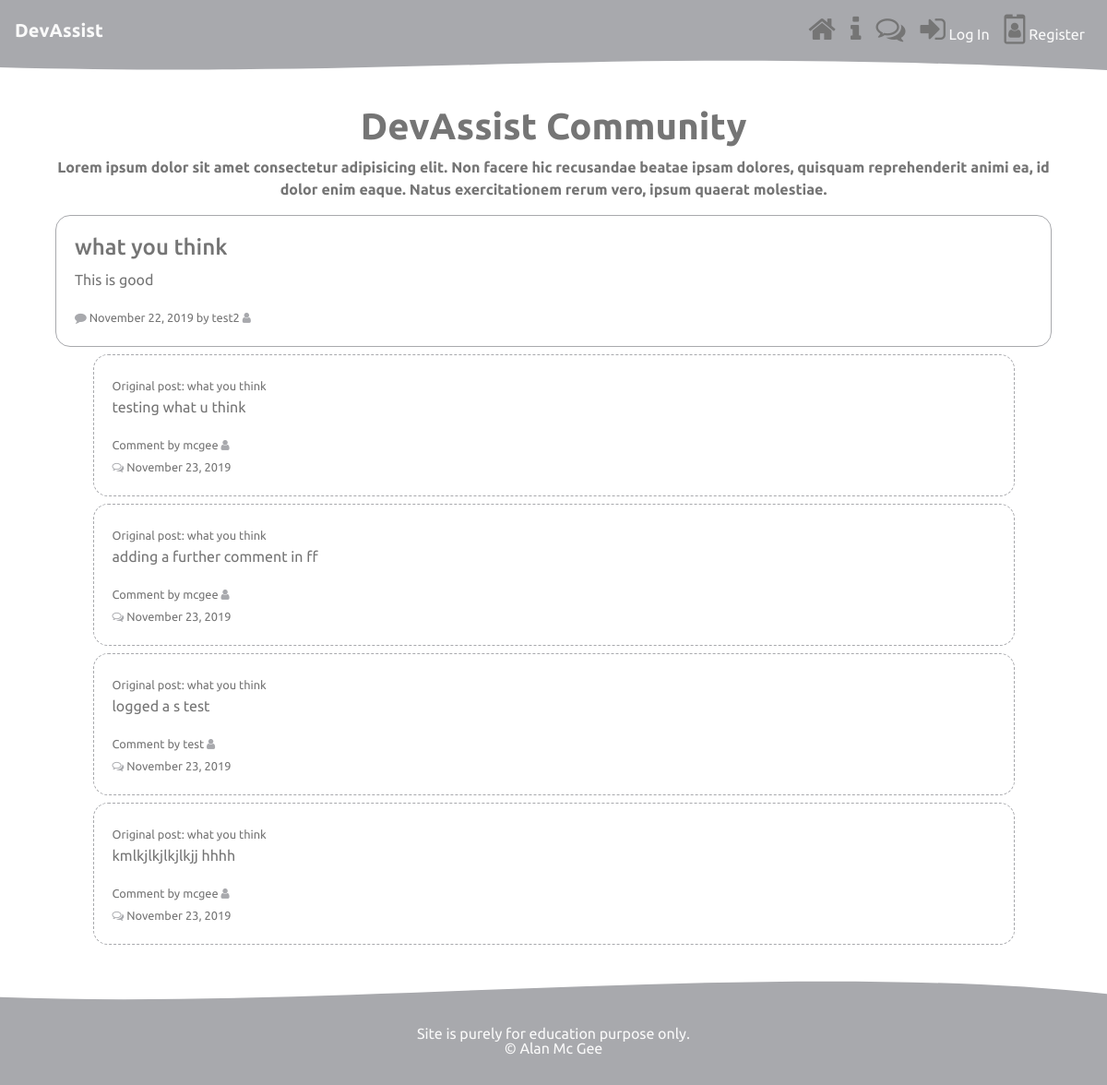
Page /community/query/16/ on the committed database.
### forum/models.py (models this page shows, shortened)
class Post(models.Model):
    title = models.CharField(max_length=100)
    content = models.TextField()
    date_posted = models.DateTimeField(default=timezone.now)
    author = models.ForeignKey(User, null=True, on_delete=models.CASCADE) # cascade -  when user is deleted remove all posts
    class Meta:
        ordering = ("-date_posted", )
    def __str__(self):
        return self.title # will return the title in the shell view

class Comment(models.Model):
    title = models.CharField(max_length=100, default=1)
    content = models.TextField(max_length=1500, null=True)
    date_posted = models.DateTimeField(default=timezone.now)
    query = models.ForeignKey(Post, null=True, on_delete=models.CASCADE)
    comment_by = models.ForeignKey(User, on_delete=models.CASCADE)
    comment_date = models.DateTimeField(auto_now_add=True)

### forum/views.py (the view, shortened to what this page needs)
# urls.py: path('query/<int:pk>/', views.query_detail, name='post-detail'),
def query_detail(request, pk):
    query_detail = get_object_or_404(Post, pk=pk)
    user = request.user
    comment_form = CommentForm()
    comments = Comment.objects.filter(query_id = pk )
    context = {
        "post": query_detail,
        "comments":comments,
        "form": comment_form
    }
    return render(request, "forum/post_detail.html", context)

### forum/templates/forum/post_detail.html (shortened to what this page needs)
{% extends "base.html" %}
{% load crispy_forms_tags %}
{% block content %}
{% include 'forum/includes/intro.html' %}
<div class="container">
  <div class="col mb-2">
    <div class="card query-card">
      <div class="card-body query">
        <h4><a class="article-title" href="{% url 'post-detail' post.pk %}">{{ post.title }}</a></h4>
        <p>{{ post.content }}</p>
        <small><i class="fa fa-comment" aria-hidden="true"></i>
          {{ post.date_posted|date:"F d, Y" }} by {{ post.author}} <i class="fa fa-user" aria-hidden="true"></i>
        </small>
      </div>
    </div>
  </div>
</div>
<div class="container">
  {% for comment in comments %}
  <div class="row">
    <div class="col mb-2">
      <div class="card comment-card">
        <div class="card-body comment">
          <small> Original post:  {{comment.query}}</small>
          <p>{{ comment.content  }}</p>
          <small>Comment by {{ comment.comment_by }} <i class="fa fa-user" aria-hidden="true"></i> <br><i
              class="fa fa-comments-o" aria-hidden="true"></i>
            {{ comment.comment_date|date:"F d, Y" }}
          </small>
        </div>
      </div>
    </div>
  </div>
  {% endfor %}
</div>
{% endblock content %}

### static/css/main.css (style rules this page uses)
body { font-family: 'Ubuntu', sans-serif; color: #757575; }
.card { border: none; text-align: center; }
.fa { color: #a8a9ad; }
.query { text-align: left; }
.article-title { color: #757575; }
.query-card { border-style: solid; border-color: #a8a9ad; border-radius: 1rem; border-width: thin; }
.comment { text-align: left; }
.comment-card { border-style: dashed; border-color: #a8a9ad; border-radius: 1rem; border-width: thin; width: 90%; margin: auto; }

### rows in the picture
Post: title "what you think", content "This is good", date_posted "November 22, 2019", author "test2"
Comment: query "what you think", content "testing what u think", comment_by "mcgee", comment_date "November 23, 2019"
Comment: query "what you think", content "adding a further comment in ff", comment_by "mcgee", comment_date "November 23, 2019"
Comment: query "what you think", content "logged a s test", comment_by "test", comment_date "November 23, 2019"
Comment: query "what you think", content "kmlkjlkjlkjlkjj hhhh", comment_by "mcgee", comment_date "November 23, 2019"
